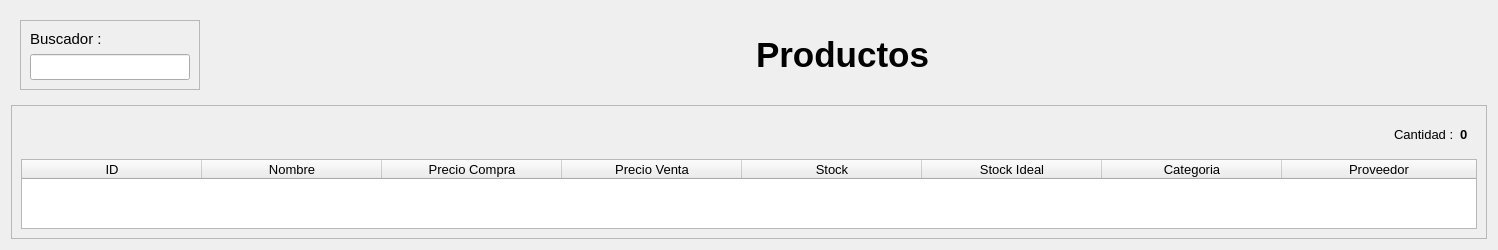
      <widget class="QWidget" name="page_18">
       <layout class="QVBoxLayout" name="verticalLayout_36">
        <item>
         <widget class="QFrame" name="frame_62">
          <property name="frameShape">
           <enum>QFrame::Shape::NoFrame</enum>
          </property>
          <property name="frameShadow">
           <enum>QFrame::Shadow::Raised</enum>
          </property>
          <layout class="QHBoxLayout" name="horizontalLayout_17">
           <item>
            <widget class="QFrame" name="frame_64">
             <property name="minimumSize">
              <size>
               <width>180</width>
               <height>0</height>
              </size>
             </property>
             <property name="maximumSize">
              <size>
               <width>180</width>
               <height>16777215</height>
              </size>
             </property>
             <property name="frameShape">
              <enum>QFrame::Shape::StyledPanel</enum>
             </property>
             <property name="frameShadow">
              <enum>QFrame::Shadow::Raised</enum>
             </property>
             <layout class="QVBoxLayout" name="verticalLayout_37">
              <item>
               <widget class="QLabel" name="label_109">
                <property name="font">
                 <font>
                  <pointsize>11</pointsize>
                  <bold>false</bold>
                 </font>
                </property>
                <property name="text">
                 <string>Buscador :</string>
                </property>
               </widget>
              </item>
              <item>
               <widget class="QLineEdit" name="lineEdit_29">
                <property name="font">
                 <font>
                  <pointsize>11</pointsize>
                  <bold>false</bold>
                 </font>
                </property>
               </widget>
              </item>
             </layout>
            </widget>
           </item>
           <item>
            <spacer name="horizontalSpacer_167">
             <property name="orientation">
              <enum>Qt::Orientation::Horizontal</enum>
             </property>
             <property name="sizeHint" stdset="0">
              <size>
               <width>40</width>
               <height>20</height>
              </size>
             </property>
            </spacer>
           </item>
           <item>
            <widget class="QLabel" name="label_108">
             <property name="font">
              <font>
               <pointsize>26</pointsize>
               <bold>true</bold>
              </font>
             </property>
             <property name="text">
              <string>Productos</string>
             </property>
            </widget>
           </item>
           <item>
            <spacer name="horizontalSpacer_168">
             <property name="orientation">
              <enum>Qt::Orientation::Horizontal</enum>
             </property>
             <property name="sizeHint" stdset="0">
              <size>
               <width>40</width>
               <height>20</height>
              </size>
             </property>
            </spacer>
           </item>
          </layout>
         </widget>
        </item>
        <item>
         <widget class="QFrame" name="frame_63">
          <property name="frameShape">
           <enum>QFrame::Shape::StyledPanel</enum>
          </property>
          <property name="frameShadow">
           <enum>QFrame::Shadow::Raised</enum>
          </property>
          <layout class="QVBoxLayout" name="verticalLayout_38">
           <item>
            <widget class="QFrame" name="frame_65">
             <property name="frameShape">
              <enum>QFrame::Shape::NoFrame</enum>
             </property>
             <property name="frameShadow">
              <enum>QFrame::Shadow::Raised</enum>
             </property>
             <layout class="QHBoxLayout" name="horizontalLayout_18">
              <item>
               <spacer name="horizontalSpacer_166">
                <property name="orientation">
                 <enum>Qt::Orientation::Horizontal</enum>
                </property>
                <property name="sizeHint" stdset="0">
                 <size>
                  <width>40</width>
                  <height>20</height>
                 </size>
                </property>
               </spacer>
              </item>
              <item>
               <widget class="QLabel" name="label_111">
                <property name="font">
                 <font>
                  <pointsize>10</pointsize>
                  <bold>false</bold>
                 </font>
                </property>
                <property name="text">
                 <string>Cantidad :</string>
                </property>
               </widget>
              </item>
              <item>
               <widget class="QLabel" name="label_110">
                <property name="font">
                 <font>
                  <pointsize>10</pointsize>
                  <bold>true</bold>
                 </font>
                </property>
                <property name="text">
                 <string>0</string>
                </property>
               </widget>
              </item>
             </layout>
            </widget>
           </item>
           <item>
            <widget class="QTableWidget" name="tableWidget_7">
             <property name="font">
              <font>
               <pointsize>10</pointsize>
               <bold>false</bold>
              </font>
             </property>
             <property name="sizeAdjustPolicy">
              <enum>QAbstractScrollArea::SizeAdjustPolicy::AdjustToContents</enum>
             </property>
             <property name="verticalScrollMode">
              <enum>QAbstractItemView::ScrollMode::ScrollPerPixel</enum>
             </property>
             <property name="horizontalScrollMode">
              <enum>QAbstractItemView::ScrollMode::ScrollPerPixel</enum>
             </property>
             <property name="showGrid">
              <bool>false</bool>
             </property>
             <attribute name="horizontalHeaderDefaultSectionSize">
              <number>180</number>
             </attribute>
             <attribute name="horizontalHeaderStretchLastSection">
              <bool>true</bool>
             </attribute>
             <column>
              <property name="text">
               <string>ID</string>
              </property>
             </column>
             <column>
              <property name="text">
               <string>Nombre</string>
              </property>
             </column>
             <column>
              <property name="text">
               <string>Precio Compra</string>
              </property>
             </column>
             <column>
              <property name="text">
               <string>Precio Venta</string>
              </property>
             </column>
             <column>
              <property name="text">
               <string>Stock</string>
              </property>
             </column>
             <column>
              <property name="text">
               <string>Stock Ideal</string>
              </property>
             </column>
             <column>
              <property name="text">
               <string>Categoria</string>
              </property>
             </column>
             <column>
              <property name="text">
               <string>Proveedor</string>
              </property>
             </column>
            </widget>
           </item>
          </layout>
         </widget>
        </item>
       </layout>
      </widget>
